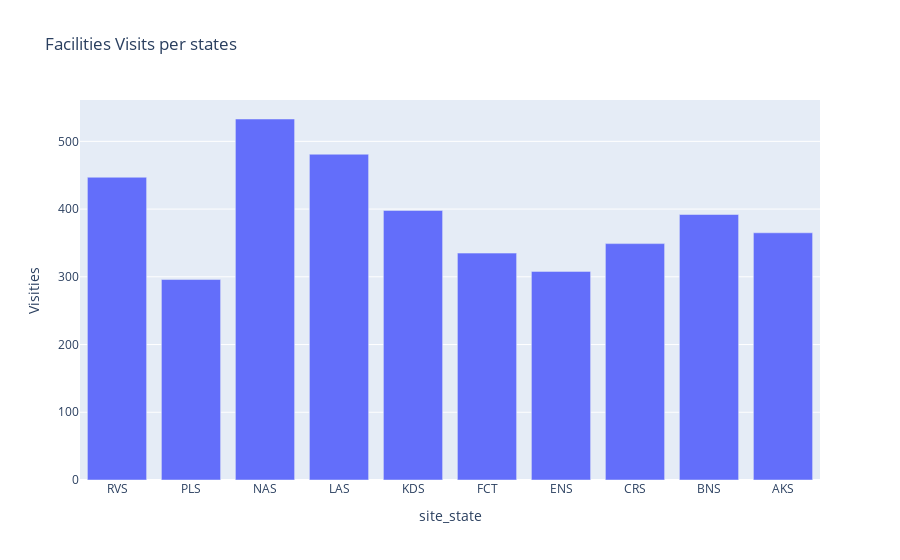

Write notebook code for a chart like this one.
### Code cell
fig1 = px.bar(states,
            x='site_state',
            y='Visit Date',
            labels={'Visit Date': 'Visities'},
             title='Facilities Visits per states')

fig1

### Figure 1 — Plotly figure (JSON) as saved in the notebook; plotly's stock layout.template omitted (floating-point values rounded to 4 significant figures)
{"data": [{"alignmentgroup": "True", "hovertemplate": "site_state=%{x}<br>Visities=%{y}<extra></extra>", "legendgroup": "", "marker": {"color": "#636efa", "pattern": {"shape": ""}}, "name": "", "offsetgroup": "", "orientation": "v", "showlegend": false, "textposition": "auto", "type": "bar", "x": ["RVS", "PLS", "NAS", "LAS", "KDS", "FCT", "ENS", "CRS", "BNS", "AKS"], "xaxis": "x", "y": [447, 296, 533, 481, 398, 335, 308, 349, 392, 365], "yaxis": "y"}], "layout": {"barmode": "relative", "legend": {"tracegroupgap": 0}, "title": {"text": "Facilities Visits per states"}, "xaxis": {"anchor": "y", "domain": [0, 1], "title": {"text": "site_state"}}, "yaxis": {"anchor": "x", "domain": [0, 1], "title": {"text": "Visities"}}}}
